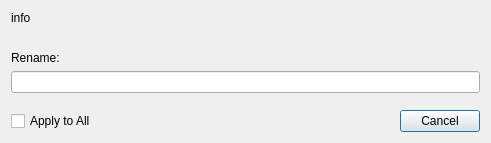
<?xml version="1.0" encoding="UTF-8"?>
<ui version="4.0">
 <class>ConfirmDlg</class>
 <widget class="QDialog" name="ConfirmDlg">
  <property name="geometry">
   <rect>
    <x>0</x>
    <y>0</y>
    <width>491</width>
    <height>143</height>
   </rect>
  </property>
  <property name="windowTitle">
   <string>File Already Exists</string>
  </property>
  <layout class="QVBoxLayout" name="verticalLayout">
   <item>
    <widget class="QLabel" name="labelInfo">
     <property name="text">
      <string notr="true">info</string>
     </property>
     <property name="wordWrap">
      <bool>true</bool>
     </property>
    </widget>
   </item>
   <item>
    <layout class="QHBoxLayout" name="horizontalLayout_2">
     <property name="spacing">
      <number>10</number>
     </property>
     <item>
      <widget class="QLabel" name="labelSource">
       <property name="text">
        <string notr="true"/>
       </property>
       <property name="wordWrap">
        <bool>true</bool>
       </property>
      </widget>
     </item>
     <item>
      <widget class="QLabel" name="labelDest">
       <property name="text">
        <string notr="true"/>
       </property>
       <property name="wordWrap">
        <bool>true</bool>
       </property>
      </widget>
     </item>
    </layout>
   </item>
   <item>
    <widget class="QLabel" name="labelRename">
     <property name="text">
      <string>Rename:</string>
     </property>
    </widget>
   </item>
   <item>
    <widget class="QLineEdit" name="lineEditRename"/>
   </item>
   <item>
    <spacer name="verticalSpacer">
     <property name="orientation">
      <enum>Qt::Vertical</enum>
     </property>
     <property name="sizeHint" stdset="0">
      <size>
       <width>20</width>
       <height>42</height>
      </size>
     </property>
    </spacer>
   </item>
   <item>
    <layout class="QHBoxLayout" name="horizontalLayout">
     <item>
      <widget class="QCheckBox" name="checkBoxApplyAll">
       <property name="text">
        <string>Apply to All</string>
       </property>
      </widget>
     </item>
     <item>
      <widget class="QDialogButtonBox" name="buttonBox">
       <property name="orientation">
        <enum>Qt::Horizontal</enum>
       </property>
       <property name="standardButtons">
        <set>QDialogButtonBox::Cancel</set>
       </property>
      </widget>
     </item>
    </layout>
   </item>
  </layout>
 </widget>
 <resources/>
 <connections>
  <connection>
   <sender>buttonBox</sender>
   <signal>accepted()</signal>
   <receiver>ConfirmDlg</receiver>
   <slot>accept()</slot>
   <hints>
    <hint type="sourcelabel">
     <x>248</x>
     <y>254</y>
    </hint>
    <hint type="destinationlabel">
     <x>157</x>
     <y>274</y>
    </hint>
   </hints>
  </connection>
  <connection>
   <sender>buttonBox</sender>
   <signal>rejected()</signal>
   <receiver>ConfirmDlg</receiver>
   <slot>reject()</slot>
   <hints>
    <hint type="sourcelabel">
     <x>316</x>
     <y>260</y>
    </hint>
    <hint type="destinationlabel">
     <x>286</x>
     <y>274</y>
    </hint>
   </hints>
  </connection>
 </connections>
</ui>
